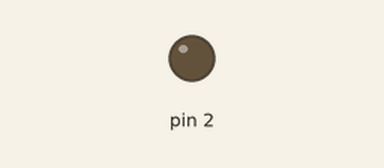
This sketch was run on a simulated Arduino Uno, built with avr-gcc and run on an emulated ATmega328P. Parts: output pins drawn as LEDs (lit = HIGH).

Above: at 9.5 s.
At 21.5 s:
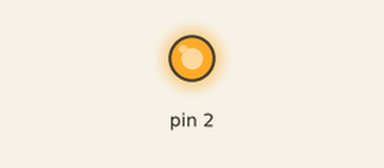
Timing chart, 0 to 55.9 s (numbered marks = the images above):
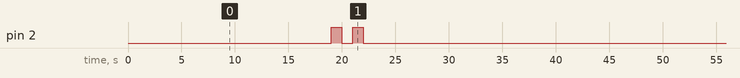

Measured:
- by itself, pin 2: repeats every 43.0 s: LOW 1.0 s, HIGH 1.0 s, LOW 40.0 s, HIGH 1.0 s
- by itself, everything shown: repeats every 43.0 s, in 4 steps

The sketch:

lab_exercise_1_11.ino
```cpp
// C++ code
//
void setup()
{
  pinMode(2, OUTPUT);
}

void loop()
{
  digitalWrite(12, HIGH);
  delay(000); // Wait for 1000 millisecond(s)
  digitalWrite(12, LOW);
  delay(1000); // Wait for 1000 millisecond(s)
  digitalWrite(11, HIGH);
  delay(1000); // Wait for 1000 millisecond(s)
  digitalWrite(11, LOW);
  delay(1000); // Wait for 1000 millisecond(s)
  digitalWrite(10, HIGH);
  delay(1000); // Wait for 1000 millisecond(s)
  digitalWrite(10, LOW);
  delay(1000); // Wait for 1000 millisecond(s)
  digitalWrite(9, HIGH);
  delay(1000); // Wait for 1000 millisecond(s)
  digitalWrite(9, LOW);
  delay(1000); // Wait for 1000 millisecond(s)
  digitalWrite(8, HIGH);
  delay(1000); // Wait for 1000 millisecond(s)
  digitalWrite(8, LOW);
  delay(1000); // Wait for 1000 millisecond(s)
  digitalWrite(7, HIGH);
  delay(1000); // Wait for 1000 millisecond(s)
  digitalWrite(7, LOW);
  delay(1000); // Wait for 1000 millisecond(s)
  digitalWrite(6, HIGH);
  delay(1000); // Wait for 1000 millisecond(s)
  digitalWrite(6, LOW);
  delay(1000); // Wait for 1000 millisecond(s)
  digitalWrite(5, HIGH);
  delay(1000); // Wait for 1000 millisecond(s)
  digitalWrite(5, LOW);
  delay(1000); // Wait for 1000 millisecond(s)
  digitalWrite(4, HIGH);
  delay(1000); // Wait for 1000 millisecond(s)
  digitalWrite(4, LOW);
  delay(1000); // Wait for 1000 millisecond(s)
  digitalWrite(3, HIGH);
  delay(1000); // Wait for 1000 millisecond(s)
  digitalWrite(3, LOW);
  delay(1000); // Wait for 1000 millisecond(s)
  digitalWrite(2, HIGH);
  delay(1000); // Wait for 1000 millisecond(s)
  digitalWrite(2, LOW);
  delay(1000); // Wait for 1000 millisecond(s)

  digitalWrite(2, HIGH);
  delay(1000); // Wait for 1000 millisecond(s)
  digitalWrite(2, LOW);
  delay(1000); // Wait for 1000 millisecond(s)
  digitalWrite(3, HIGH);
  delay(1000); // Wait for 1000 millisecond(s)
  digitalWrite(3, LOW);
  delay(1000); // Wait for 1000 millisecond(s)
  digitalWrite(4, HIGH);
  delay(1000); // Wait for 1000 millisecond(s)
  digitalWrite(4, LOW);
  delay(1000); // Wait for 1000 millisecond(s)
  digitalWrite(5, HIGH);
  delay(1000); // Wait for 1000 millisecond(s)
  digitalWrite(5, LOW);
  delay(1000); // Wait for 1000 millisecond(s)
  digitalWrite(6, HIGH);
  delay(1000); // Wait for 1000 millisecond(s)
  digitalWrite(6, LOW);
  delay(1000); // Wait for 1000 millisecond(s)
  digitalWrite(7, HIGH);
  delay(1000); // Wait for 1000 millisecond(s)
  digitalWrite(7, LOW);
  delay(1000); // Wait for 1000 millisecond(s)
  digitalWrite(8, HIGH);
  delay(1000); // Wait for 1000 millisecond(s)
  digitalWrite(8, LOW);
  delay(1000); // Wait for 1000 millisecond(s)
  digitalWrite(9, HIGH);
  delay(1000); // Wait for 1000 millisecond(s)
  digitalWrite(9, LOW);
  delay(1000); // Wait for 1000 millisecond(s)
  digitalWrite(10, HIGH);
  delay(1000); // Wait for 1000 millisecond(s)
  digitalWrite(10, LOW);
  delay(1000); // Wait for 1000 millisecond(s)
  digitalWrite(11, HIGH);
  delay(1000); // Wait for 1000 millisecond(s)
  digitalWrite(11, LOW);
  delay(1000); // Wait for 1000 millisecond(s)
  digitalWrite(12, HIGH);
  delay(1000); // Wait for 1000 millisecond(s)
  digitalWrite(12, LOW);
  delay(1000); // Wait for 1000 millisecond(s)
}
```
